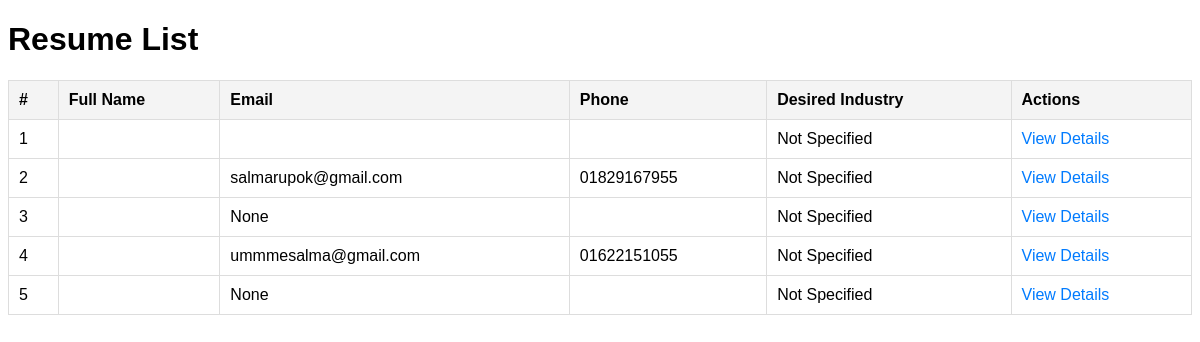
Page /seeker/resumes/ (signed in) on the committed database.
### seeker/models.py (models this page shows, shortened)
class Resume(models.Model):
    user = models.OneToOneField(
    'accounts.CustomUser', on_delete=models.CASCADE, related_name='resume_profile', blank=True, null=True
    )
    date_of_birth = models.DateField(blank=True, null=True)
    GENDER_CHOICES = [
        ('Male', 'Male'),
        ('Female', 'Female'),
    ]
    gender = models.CharField(max_length=6, choices=GENDER_CHOICES, blank=True)
    MARITAL_STATUS_CHOICES = [
        ('Single', 'Single'),
        ('Married', 'Married'),
    ]
    marital_status = models.CharField(max_length=10, choices=MARITAL_STATUS_CHOICES, blank=True)
    passport_number = models.CharField(max_length=20, blank=True, null=True)
    languages = models.CharField(max_length=255, blank=True)
    permanent_address = models.TextField( blank=True)
    area_pin_code = models.CharField(max_length=10, blank=True)
    hometown = models.CharField(max_length=255, blank=True)
    email = models.EmailField( blank=True, null=True)
    phone_number = models.CharField(max_length=15, blank=True)
    desired_industry = models.CharField(max_length=255, blank=True, null=True)
    desired_location = models.CharField(max_length=255, blank=True, null=True)
    functional_area = models.CharField(max_length=255, blank=True, null=True)
    JOB_TYPE_CHOICES = [
        ('Permanent', 'Permanent'),
        ('Contract', 'Contract'),
    ]
    job_type = models.CharField(max_length=10, blank=True, choices=JOB_TYPE_CHOICES)
    expected_salary = models.DecimalField(max_digits=10, blank=True, decimal_places=2, default=0.0)
    availability_to_join = models.DateField( blank=True, null=True)
    profile_summary = models.TextField(blank=True, null=True)
    linkedin_profile = models.URLField(blank=True, null=True)
    github_profile = models.URLField(blank=True, null=True)
    portfolio_link = models.URLField(blank=True, null=True)
    name = models.CharField(max_length=255, blank=True, null=True, verbose_name="Full Name")
    title = models.CharField(max_length=255, blank=True, null=True, verbose_name="Professional Title")
    image = models.ImageField(upload_to='media/seeker_image/', blank=True, null=True, verbose_name="Seeker Image", default='media/default/default_logo.png')

### seeker/views.py (the view)
# urls.py: path('resumes/', views.all_resumes, name='view_resume'),
@login_required
def all_resumes(request):
    resumes = Resume.objects.all()
    return render(request, 'all_resume.html', {'resumes': resumes})

### accounts/context_processors.py (called while the page is built)
def user_role(request):
    if request.user.is_authenticated:
        return {'user_role': request.user.role}
    return {}

### seeker/templates/all_resume.html (shortened to what this page needs)
<!DOCTYPE html>
<html>
<head>
</head>
<body>
    <h1>Resume List</h1>
    <table>
        <thead>
            <tr>
                <th>#</th>
                <th>Full Name</th>
                <th>Email</th>
                <th>Phone</th>
                <th>Desired Industry</th>
                <th>Actions</th>
            </tr>
        </thead>
        <tbody>
            {% for resume in resumes %}
            <tr>
                <td>{{ forloop.counter }}</td>
                <td>{{ resume.user.get_full_name }}</td>
                <td>{{ resume.email }}</td>
                <td>{{ resume.phone_number }}</td>
                <td>{{ resume.desired_industry|default:"Not Specified" }}</td>
                <td>
                    <a href="{% url 'resume_detail' resume.id %}">View Details</a>
                </td>
            </tr>
            {% empty %}
            <tr>
                <td colspan="6" style="text-align: center;">No resumes found.</td>
            </tr>
            {% endfor %}
        </tbody>
    </table>
</body>
</html>

### seeker/templates/all_resume.html (style rules this page uses)
body { font-family: Arial, sans-serif; }
table { width: 100%; border-collapse: collapse; margin: 20px 0; }
table, th, td { border: 1px solid #ddd; }
th, td { padding: 10px; text-align: left; }
th { background-color: #f4f4f4; }
a { color: #007bff; text-decoration: none; }

### rows in the picture
Resume: desired_industry "Not Specified"
Resume: email "salmarupok@gmail.com", phone_number "01829167955", desired_industry "Not Specified"
Resume: email "None", desired_industry "Not Specified"
Resume: email "ummmesalma@gmail.com", phone_number "01622151055", desired_industry "Not Specified"
Resume: email "None", desired_industry "Not Specified"
